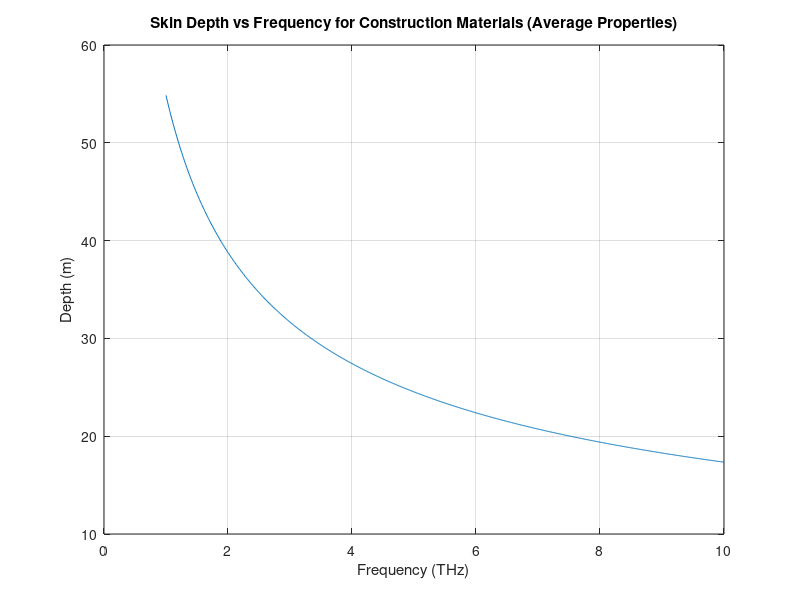

Reproduce this figure in MATLAB.
% Constants
mu_0 = 4 * pi * 1e-7; % Permeability of free space (H/m)
mu_r_avg = 8.42e-3;    % Average permeability from your calculation (cm/s, convert to m/s)
sigma = 1e-8;          % Assumed conductivity for construction materials (S/m)
f = linspace(1e12, 10e12, 1000); % Frequency range from 1 MHz to 1 GHz

% Skin depth calculation
delta = 1 ./ sqrt(pi * f * mu_0 * mu_r_avg * sigma);

% Plotting
figure;
plot(f/1e12, delta * 1); % Convert frequency to THz and depth to meters
xlabel('Frequency (THz)');
ylabel('Depth (m)');

title('Skin Depth vs Frequency for Construction Materials (Average Properties)');
grid on;
